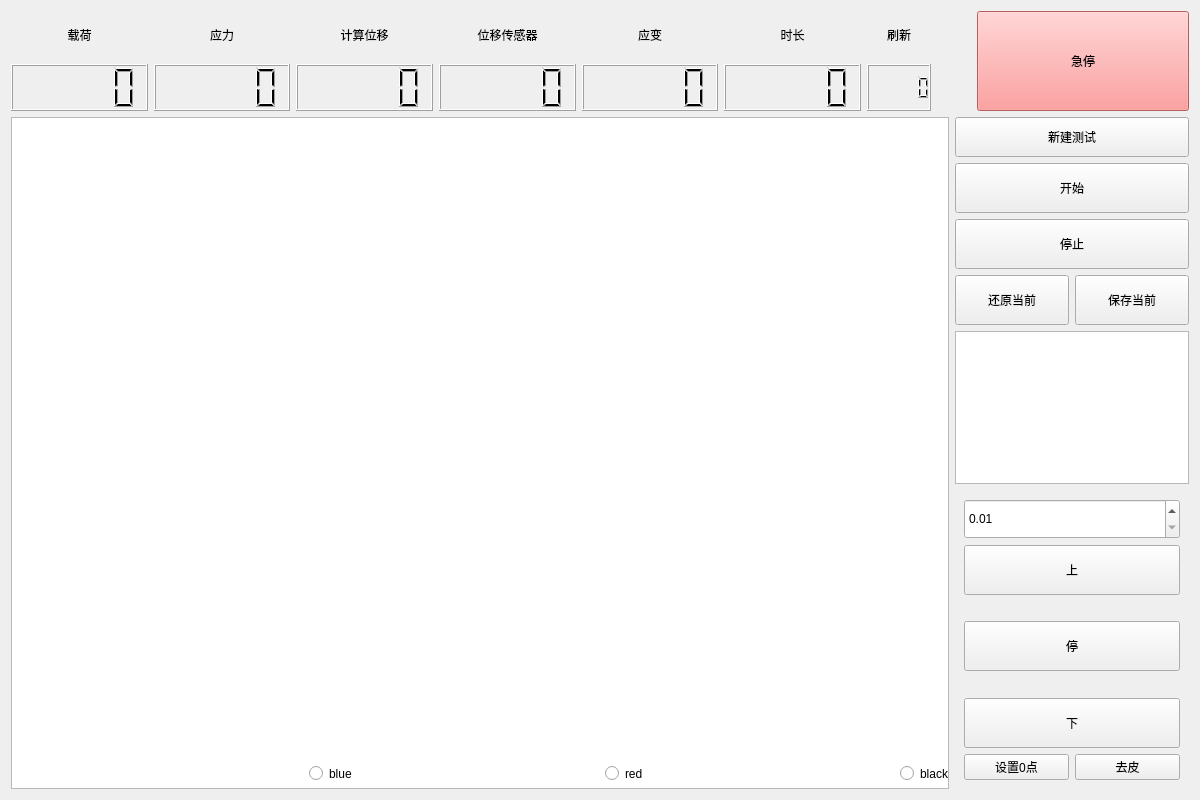
<?xml version="1.0" encoding="UTF-8"?>
<ui version="4.0">
 <class>mainUiTest</class>
 <widget class="QWidget" name="mainUiTest">
  <property name="geometry">
   <rect>
    <x>0</x>
    <y>0</y>
    <width>1200</width>
    <height>800</height>
   </rect>
  </property>
  <property name="windowTitle">
   <string>Form</string>
  </property>
  <layout class="QGridLayout" name="gridLayout_2">
   <item row="0" column="0">
    <layout class="QVBoxLayout" name="verticalLayout_6" stretch="2,0">
     <item>
      <layout class="QHBoxLayout" name="horizontalLayout_3" stretch="8,0,0,2">
       <item>
        <layout class="QVBoxLayout" name="verticalLayout_4" stretch="3">
         <item>
          <layout class="QHBoxLayout" name="horizontalLayout" stretch="2,2,2,2,2,2">
           <item>
            <layout class="QVBoxLayout" name="verticalLayout">
             <item>
              <widget class="QLabel" name="label">
               <property name="styleSheet">
                <string notr="true">font: 15pt &quot;幼圆&quot;;</string>
               </property>
               <property name="text">
                <string>载荷</string>
               </property>
               <property name="alignment">
                <set>Qt::AlignCenter</set>
               </property>
              </widget>
             </item>
             <item>
              <widget class="QLCDNumber" name="load">
               <property name="styleSheet">
                <string notr="true">QLabel{
	background-color: rgb(255, 0, 0);
color: rgb(255, 0, 4);
}
</string>
               </property>
              </widget>
             </item>
            </layout>
           </item>
           <item>
            <layout class="QVBoxLayout" name="verticalLayout_7">
             <item>
              <widget class="QLabel" name="label_7">
               <property name="styleSheet">
                <string notr="true">font: 15pt &quot;幼圆&quot;;</string>
               </property>
               <property name="text">
                <string>应力</string>
               </property>
               <property name="alignment">
                <set>Qt::AlignCenter</set>
               </property>
              </widget>
             </item>
             <item>
              <widget class="QLCDNumber" name="stress"/>
             </item>
            </layout>
           </item>
           <item>
            <layout class="QVBoxLayout" name="verticalLayout_9">
             <item>
              <widget class="QLabel" name="label_9">
               <property name="styleSheet">
                <string notr="true">font: 15pt &quot;幼圆&quot;;</string>
               </property>
               <property name="text">
                <string>计算位移</string>
               </property>
               <property name="alignment">
                <set>Qt::AlignCenter</set>
               </property>
              </widget>
             </item>
             <item>
              <widget class="QLCDNumber" name="displacement"/>
             </item>
            </layout>
           </item>
           <item>
            <layout class="QVBoxLayout" name="verticalLayout_8">
             <item>
              <widget class="QLabel" name="label_8">
               <property name="styleSheet">
                <string notr="true">font: 15pt &quot;幼圆&quot;;</string>
               </property>
               <property name="text">
                <string>位移传感器</string>
               </property>
               <property name="alignment">
                <set>Qt::AlignCenter</set>
               </property>
              </widget>
             </item>
             <item>
              <widget class="QLCDNumber" name="displacement_sensors"/>
             </item>
            </layout>
           </item>
           <item>
            <layout class="QVBoxLayout" name="verticalLayout_10">
             <item>
              <widget class="QLabel" name="label_10">
               <property name="styleSheet">
                <string notr="true">font: 15pt &quot;幼圆&quot;;</string>
               </property>
               <property name="text">
                <string>应变</string>
               </property>
               <property name="alignment">
                <set>Qt::AlignCenter</set>
               </property>
              </widget>
             </item>
             <item>
              <widget class="QLCDNumber" name="strain"/>
             </item>
            </layout>
           </item>
           <item>
            <layout class="QVBoxLayout" name="verticalLayout_11">
             <item>
              <widget class="QLabel" name="label_11">
               <property name="styleSheet">
                <string notr="true">font: 15pt &quot;幼圆&quot;;</string>
               </property>
               <property name="text">
                <string>时长</string>
               </property>
               <property name="alignment">
                <set>Qt::AlignCenter</set>
               </property>
              </widget>
             </item>
             <item>
              <widget class="QLCDNumber" name="Duration"/>
             </item>
            </layout>
           </item>
          </layout>
         </item>
        </layout>
       </item>
       <item>
        <layout class="QVBoxLayout" name="verticalLayout_13">
         <item>
          <widget class="QLabel" name="label_12">
           <property name="styleSheet">
            <string notr="true">font: 15pt &quot;幼圆&quot;;</string>
           </property>
           <property name="text">
            <string>刷新</string>
           </property>
           <property name="alignment">
            <set>Qt::AlignCenter</set>
           </property>
          </widget>
         </item>
         <item>
          <widget class="QLCDNumber" name="refreshRate"/>
         </item>
        </layout>
       </item>
       <item>
        <spacer name="horizontalSpacer_3">
         <property name="orientation">
          <enum>Qt::Horizontal</enum>
         </property>
         <property name="sizeHint" stdset="0">
          <size>
           <width>40</width>
           <height>20</height>
          </size>
         </property>
        </spacer>
       </item>
       <item>
        <widget class="QPushButton" name="emergency">
         <property name="minimumSize">
          <size>
           <width>120</width>
           <height>100</height>
          </size>
         </property>
         <property name="styleSheet">
          <string notr="true">font: 20pt &quot;幼圆&quot;;
background-color: rgb(255, 131, 131);</string>
         </property>
         <property name="text">
          <string>急停</string>
         </property>
        </widget>
       </item>
      </layout>
     </item>
     <item>
      <layout class="QHBoxLayout" name="horizontalLayout_4" stretch="8,0,2">
       <item>
        <widget class="QChartView" name="graphicsView"/>
       </item>
       <item>
        <layout class="QVBoxLayout" name="verticalLayout_12"/>
       </item>
       <item>
        <layout class="QVBoxLayout" name="verticalLayout_5">
         <property name="sizeConstraint">
          <enum>QLayout::SetFixedSize</enum>
         </property>
         <item>
          <widget class="QPushButton" name="newTest">
           <property name="minimumSize">
            <size>
             <width>100</width>
             <height>40</height>
            </size>
           </property>
           <property name="styleSheet">
            <string notr="true">font: 10pt &quot;幼圆&quot;;</string>
           </property>
           <property name="text">
            <string>新建测试</string>
           </property>
          </widget>
         </item>
         <item>
          <layout class="QVBoxLayout" name="verticalLayout_3">
           <item>
            <widget class="QPushButton" name="startTest">
             <property name="minimumSize">
              <size>
               <width>120</width>
               <height>50</height>
              </size>
             </property>
             <property name="styleSheet">
              <string notr="true">font: 12pt &quot;幼圆&quot;;</string>
             </property>
             <property name="text">
              <string>开始</string>
             </property>
            </widget>
           </item>
           <item>
            <widget class="QPushButton" name="stopTest">
             <property name="minimumSize">
              <size>
               <width>120</width>
               <height>50</height>
              </size>
             </property>
             <property name="styleSheet">
              <string notr="true">font: 12pt &quot;幼圆&quot;;</string>
             </property>
             <property name="text">
              <string>停止</string>
             </property>
            </widget>
           </item>
           <item>
            <layout class="QHBoxLayout" name="horizontalLayout_5">
             <item>
              <widget class="QPushButton" name="clearTest">
               <property name="minimumSize">
                <size>
                 <width>100</width>
                 <height>50</height>
                </size>
               </property>
               <property name="styleSheet">
                <string notr="true">font: 10pt &quot;幼圆&quot;;</string>
               </property>
               <property name="text">
                <string>还原当前</string>
               </property>
              </widget>
             </item>
             <item>
              <widget class="QPushButton" name="saveTest">
               <property name="minimumSize">
                <size>
                 <width>100</width>
                 <height>50</height>
                </size>
               </property>
               <property name="styleSheet">
                <string notr="true">font: 10pt &quot;幼圆&quot;;</string>
               </property>
               <property name="text">
                <string>保存当前</string>
               </property>
              </widget>
             </item>
            </layout>
           </item>
          </layout>
         </item>
         <item>
          <widget class="QTextBrowser" name="stateBox"/>
         </item>
         <item>
          <widget class="QWidget" name="widget" native="true">
           <layout class="QGridLayout" name="gridLayout">
            <item row="0" column="0" rowspan="2">
             <layout class="QVBoxLayout" name="verticalLayout_2" stretch="0,11,0,0,0,0">
              <item>
               <layout class="QHBoxLayout" name="horizontalLayout_2">
                <item>
                 <widget class="QDoubleSpinBox" name="matulSpeed">
                  <property name="minimumSize">
                   <size>
                    <width>100</width>
                    <height>40</height>
                   </size>
                  </property>
                  <property name="minimum">
                   <double>0.010000000000000</double>
                  </property>
                  <property name="maximum">
                   <double>9999.000000000000000</double>
                  </property>
                 </widget>
                </item>
               </layout>
              </item>
              <item>
               <widget class="QPushButton" name="UP">
                <property name="minimumSize">
                 <size>
                  <width>50</width>
                  <height>50</height>
                 </size>
                </property>
                <property name="styleSheet">
                 <string notr="true">font: 12pt &quot;幼圆&quot;;</string>
                </property>
                <property name="text">
                 <string>上</string>
                </property>
               </widget>
              </item>
              <item>
               <spacer name="verticalSpacer_3">
                <property name="orientation">
                 <enum>Qt::Vertical</enum>
                </property>
                <property name="sizeHint" stdset="0">
                 <size>
                  <width>20</width>
                  <height>40</height>
                 </size>
                </property>
               </spacer>
              </item>
              <item>
               <widget class="QPushButton" name="stop">
                <property name="minimumSize">
                 <size>
                  <width>50</width>
                  <height>50</height>
                 </size>
                </property>
                <property name="styleSheet">
                 <string notr="true">font: 12pt &quot;幼圆&quot;;</string>
                </property>
                <property name="text">
                 <string>停</string>
                </property>
               </widget>
              </item>
              <item>
               <spacer name="verticalSpacer_4">
                <property name="orientation">
                 <enum>Qt::Vertical</enum>
                </property>
                <property name="sizeHint" stdset="0">
                 <size>
                  <width>20</width>
                  <height>40</height>
                 </size>
                </property>
               </spacer>
              </item>
              <item>
               <widget class="QPushButton" name="Down">
                <property name="minimumSize">
                 <size>
                  <width>50</width>
                  <height>50</height>
                 </size>
                </property>
                <property name="styleSheet">
                 <string notr="true">font: 12pt &quot;幼圆&quot;;</string>
                </property>
                <property name="text">
                 <string>下</string>
                </property>
               </widget>
              </item>
             </layout>
            </item>
            <item row="2" column="0">
             <layout class="QHBoxLayout" name="horizontalLayout_6">
              <item>
               <widget class="QPushButton" name="setLengthZero">
                <property name="text">
                 <string>设置0点</string>
                </property>
               </widget>
              </item>
              <item>
               <widget class="QPushButton" name="setWeighZero">
                <property name="text">
                 <string>去皮</string>
                </property>
               </widget>
              </item>
             </layout>
            </item>
           </layout>
          </widget>
         </item>
        </layout>
       </item>
      </layout>
     </item>
    </layout>
   </item>
  </layout>
  <widget class="QRadioButton" name="blue">
   <property name="geometry">
    <rect>
     <x>309</x>
     <y>760</y>
     <width>71</width>
     <height>27</height>
    </rect>
   </property>
   <property name="text">
    <string>blue</string>
   </property>
   <attribute name="buttonGroup">
    <string notr="true">colorBtnGrp</string>
   </attribute>
  </widget>
  <widget class="QRadioButton" name="red">
   <property name="geometry">
    <rect>
     <x>605</x>
     <y>760</y>
     <width>62</width>
     <height>27</height>
    </rect>
   </property>
   <property name="text">
    <string>red</string>
   </property>
   <attribute name="buttonGroup">
    <string notr="true">colorBtnGrp</string>
   </attribute>
  </widget>
  <widget class="QRadioButton" name="black">
   <property name="geometry">
    <rect>
     <x>900</x>
     <y>760</y>
     <width>79</width>
     <height>27</height>
    </rect>
   </property>
   <property name="text">
    <string>black</string>
   </property>
   <attribute name="buttonGroup">
    <string notr="true">colorBtnGrp</string>
   </attribute>
  </widget>
 </widget>
 <customwidgets>
  <customwidget>
   <class>QChartView</class>
   <extends>QGraphicsView</extends>
   <header>qchartview.h</header>
  </customwidget>
 </customwidgets>
 <resources/>
 <connections/>
 <buttongroups>
  <buttongroup name="colorBtnGrp"/>
 </buttongroups>
</ui>
